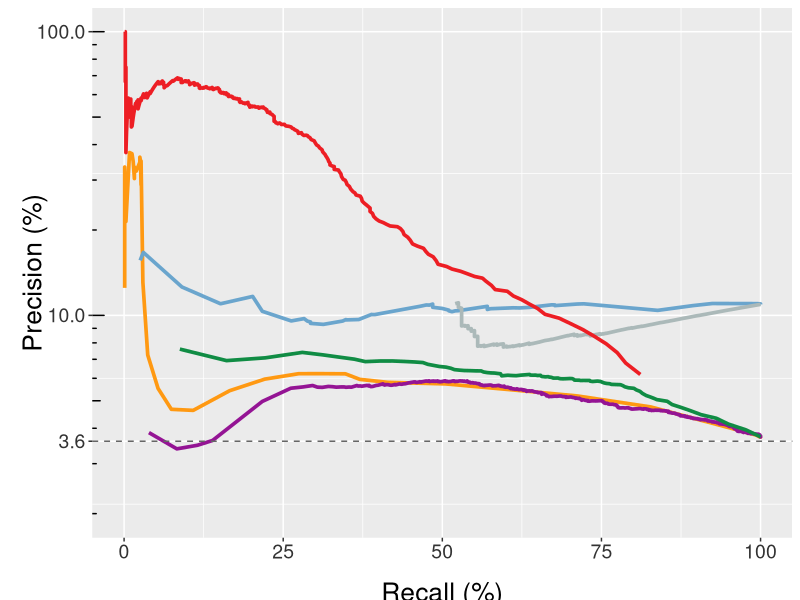
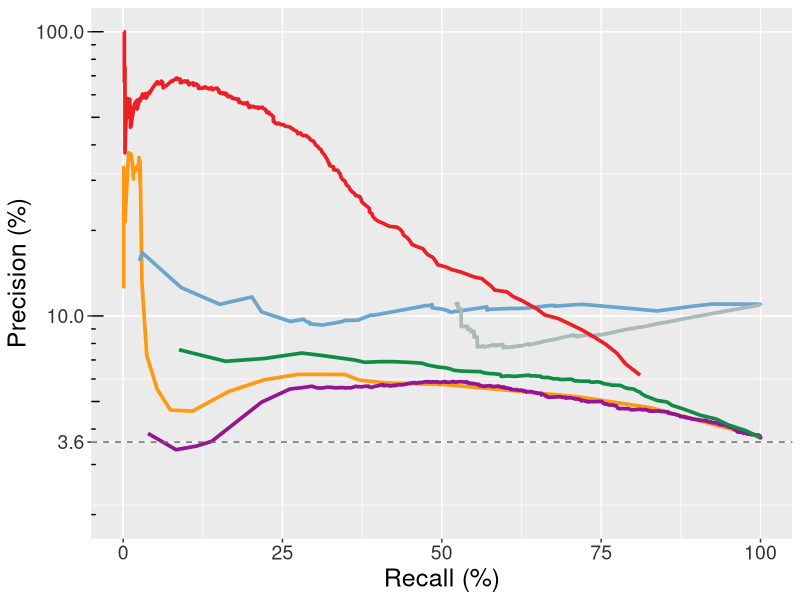
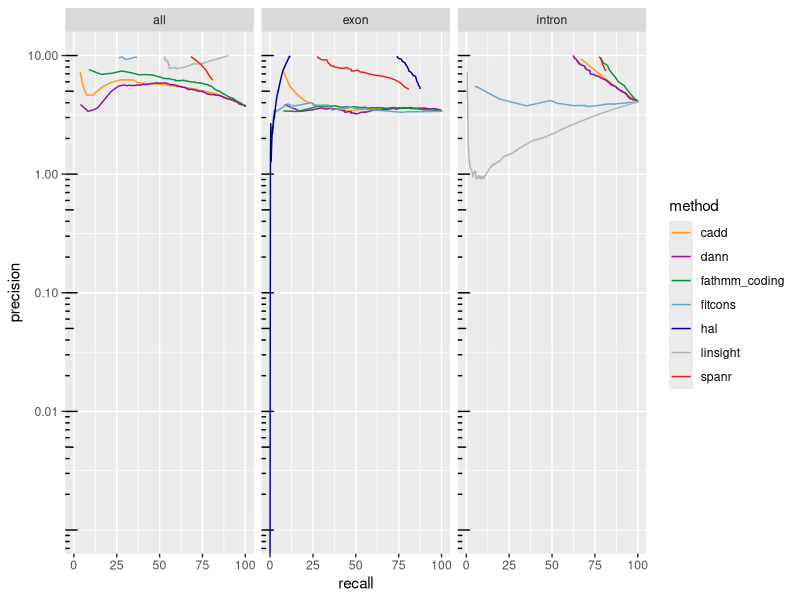
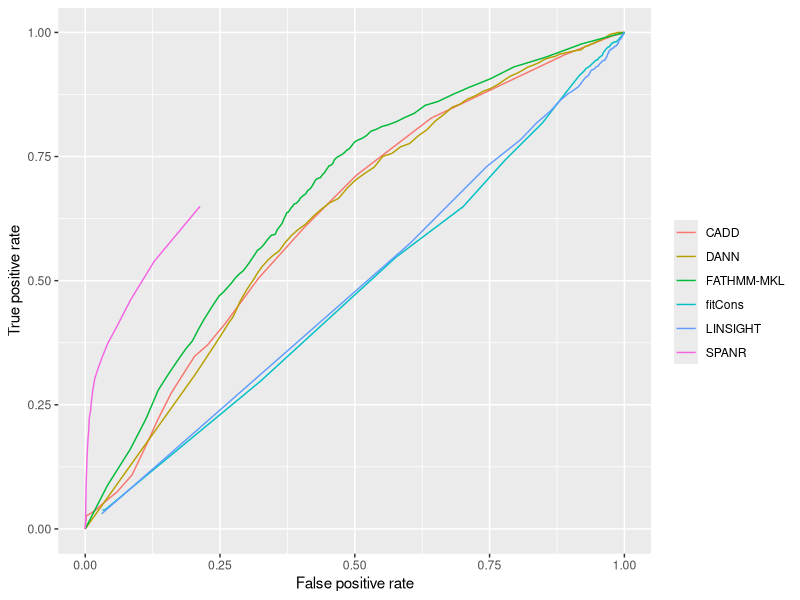
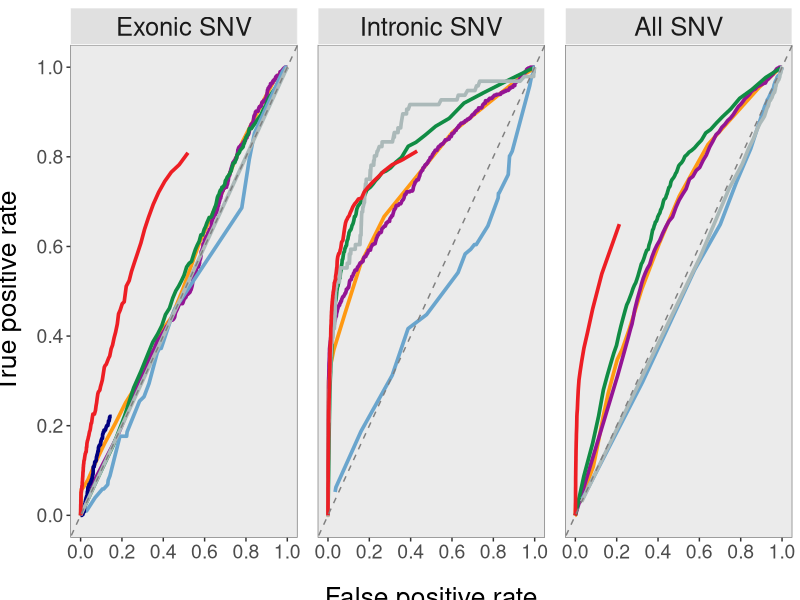
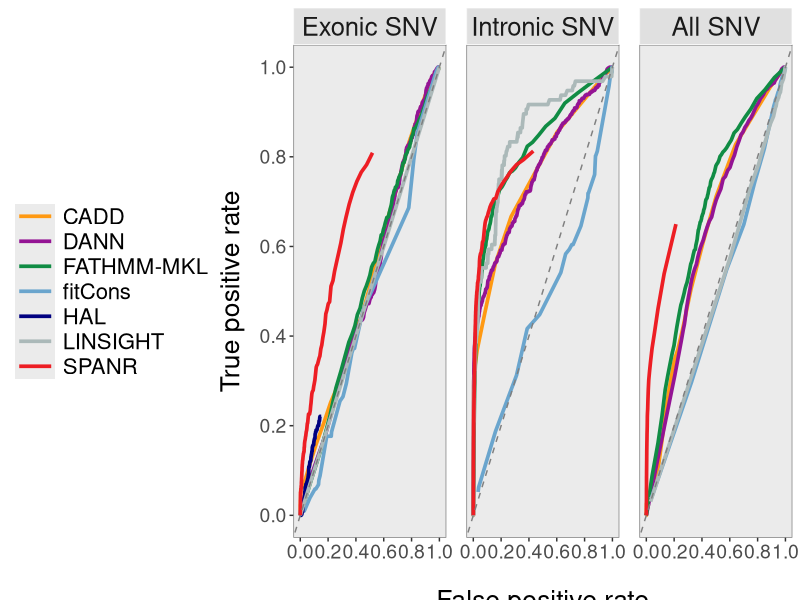
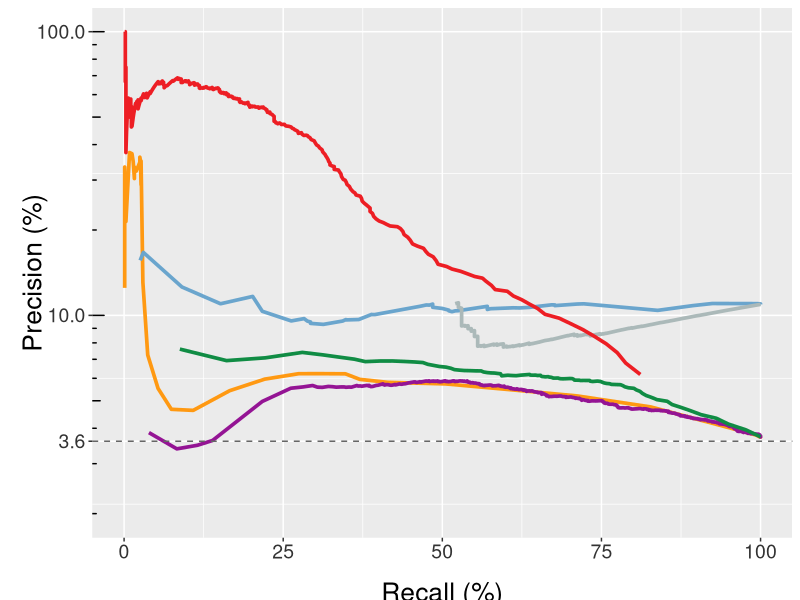
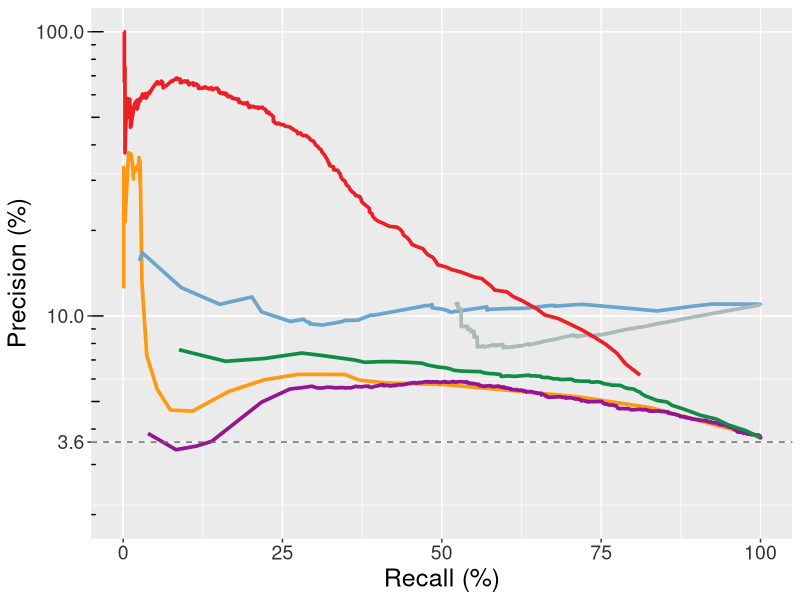

The R source for these figures, in order:
load_pkgs <- function(pkgs){
    new_pkgs <- pkgs[!(pkgs %in% installed.packages()[, 'Package'])]
    if(length(new_pkgs)) install.packages(new_pkgs)
    for(pkg in pkgs){
        suppressWarnings(suppressMessages(library(pkg, character.only = T)))
    }
}

pkgs <- c('dplyr', 'tidyr', 'ggplot2', 'cowplot', 'grid')
load_pkgs(pkgs)

options(stringsAsFactors = F, warn = -1, warnings = -1)

plot_format <- '.png'
plot_format_main <- '.tiff'
hi_res <- 600

color_cadd = '#FF9912'
color_dann = '#941494'
color_fathmm = '#108C44'
color_fitcons = '#6AA5CD'
color_linsight = '#ABB9B9'
color_spanr =  '#ED1E24'
color_hal = '#000080'

###############################################################################
# precision-recall curves
###############################################################################
pr_curve_all <- read.table('../../processed_data/exac/exac_models_pr_curves_all.txt', 
                           sep = '\t', header = T) %>% 
    filter(method != 'hal') %>% # only scores exonic variants
    mutate(type = 'all')

pr_curve_exon <- read.table('../../processed_data/exac/exac_models_pr_curves_exon.txt', 
                            sep = '\t', header = T) %>% 
    mutate(type = 'exon')

pr_curve_intron <- read.table('../../processed_data/exac/exac_models_pr_curves_intron.txt', 
                              sep = '\t', header = T) %>% 
    mutate(type = 'intron')

pr_curve_info <- bind_rows(pr_curve_all, pr_curve_exon) %>% 
    bind_rows(pr_curve_intron)

# all variants
pr_curve_all %>% 
    filter(method != 'fathmm_noncoding') %>% # pick one FATHMM score method
    mutate(method = factor(method, labels = c('CADD', 'DANN', 'FATHMM-MKL', 'fitCons', 
                                              'LINSIGHT', 'SPANR'))) %>% 
    ggplot(aes(recall, precision)) + 
    geom_line(aes(color = method), size = 1.25) + 
    # scale_y_log10() +
    scale_y_log10(breaks = c(3.6, 10, 100), limits = c(2,100)) +
    annotation_logticks(sides = 'l') +
    labs(x = 'Recall (%)', y = 'Precision (%)', color = '') +
    theme(
          # legend.position = c(0.50, 0.80),
          legend.position = 'none',
          legend.key = element_rect(size = 5),
          legend.key.size = unit(0.6, 'lines'),
          legend.key.height = unit(0.2, "inch"),
          legend.key.width = unit(0.3, "inch"),
          legend.text = element_text(size = 14), 
          axis.title.y = element_text(size = 19, vjust = -1.5),
          axis.title.x = element_text(size = 19, vjust = -1.5),
          axis.text = element_text(size = 14, color = 'grey20')) +
    geom_hline(yintercept = 3.6, linetype = 'dashed', color = 'grey40') +
    scale_color_manual(values=c(color_cadd, color_dann, color_fathmm, color_fitcons, color_linsight, color_spanr))

ggsave(paste0('../../figs/exac/exac_fig4E_exac_pr_curves_with_legend', plot_format_main), 
       height = 4, width = 4, units = 'in', dpi = hi_res)

pr_curve_all %>% 
  filter(method != 'fathmm_noncoding') %>% # pick one FATHMM score method
  mutate(method = factor(method, labels = c('CADD', 'DANN', 'FATHMM-MKL', 'fitCons', 
                                            'LINSIGHT', 'SPANR'))) %>% 
  ggplot(aes(recall, precision)) + 
  geom_line(aes(color = method), size = 1.25) + 
  # scale_y_log10() +
  scale_y_log10(breaks = c(3.6, 10, 100), limits = c(2,100)) +
  annotation_logticks(sides = 'l') +
  labs(x = 'Recall (%)', y = 'Precision (%)', color = '') +
  theme(axis.title = element_text(size = 18),
        axis.text = element_text(size = 14, color = 'grey20'), 
        legend.position = 'none') +
  geom_hline(yintercept = 3.6, linetype = 'dashed', color = 'grey40') +
  scale_color_manual(values=c(color_cadd, color_dann, color_fathmm, color_fitcons, color_linsight, color_spanr))

ggsave(paste0('../../figs/exac/exac_fig4E_exac_pr_curves_no_legend', plot_format_main), 
       height = 4, width = 4, units = 'in', dpi = hi_res)

# split by intron/exon
pr_curve_info %>%
  filter(method != 'fathmm_noncoding') %>%# pick one FATHMM score method
    ggplot(aes(recall, precision)) + geom_line(aes(color = method)) +
    scale_y_log10(breaks = c(0.01, 0.1, 1, 10, 100), limits = c(0.001, 10)) + 
    annotation_logticks(sides = 'l') +
    facet_grid(~ type) +
    scale_color_manual(values=c(color_cadd, color_dann, color_fathmm, 
                                color_fitcons, color_hal, color_linsight, color_spanr))

ggsave(paste0('../../figs/exac/exac_fig4E_exac_pr_curves_type', plot_format), 
       height = 4.5, width = 12, units = 'in', dpi = lo_res)

###############################################################################
# ROC curves
###############################################################################
roc_curve_all <- read.table('../../processed_data/exac/exac_models_roc_curves_all.txt', 
                            sep = '\t', header = T) %>% 
    filter(method != 'hal') %>% 
    mutate(type = 'all')

roc_curve_exon <- read.table('../../processed_data/exac/exac_models_roc_curves_exon.txt', 
                             sep = '\t', header = T) %>% 
    mutate(type = 'exon')

roc_curve_intron <- read.table('../../processed_data/exac/exac_models_roc_curves_intron.txt', 
                               sep = '\t', header = T) %>% 
    mutate(type = 'intron')

roc_curve_info_main <- bind_rows(roc_curve_all, roc_curve_exon) %>% 
    bind_rows(roc_curve_intron) %>%
  filter(method != 'fathmm_noncoding') %>%
  mutate(method = factor(method, labels = c('CADD', 'DANN', 'FATHMM-MKL', 'fitCons', 'HAL', 'LINSIGHT', 'SPANR')),
         type = factor(type, levels = c('exon', 'intron', 'all'), labels = c('Exonic SNV', 'Intronic SNV', 'All SNV'))) 
                                                                                     
roc_curve_all %>% 
    filter(method != 'fathmm_noncoding') %>% # pick one FATHMM score method
    mutate(method = factor(method, labels = c('CADD', 'DANN', 'FATHMM-MKL', 'fitCons', 
                                              'LINSIGHT', 'SPANR'))) %>% 
    ggplot(aes(false_positive_rate, true_positive_rate)) + 
    geom_line(aes(color = method)) +
    labs(color = '', x = 'False positive rate', y = 'True positive rate')

# split by intron/exon

ggplot(roc_curve_info_main, aes(false_positive_rate, true_positive_rate)) + 
    geom_line(aes(color = method), size = 1.25) +
    geom_abline(intercept = 0, linetype = 'dashed', color = 'grey50') +
    facet_grid(~type) +
    theme(strip.text = element_text(size = 18.5),
          strip.background = element_rect(fill = "#E0E0E0", color = "white"),
          panel.grid.major = element_blank(),
          panel.grid.minor = element_blank(),
          panel.spacing = unit(1, "lines"),
          panel.border = element_rect(fill = NA, color = "grey50"),
          axis.title.y = element_text(size = 19, vjust = 2.75),
          axis.title.x = element_text(size = 19, vjust = -2.25),
          axis.text.y = element_text(size = 14, color = "grey30"),
          axis.text.x = element_text(size = 14, color = "grey30"),
          legend.position = 'none',
          legend.justification = 'center',
          legend.direction = 'vertical',
          legend.title = element_blank(),
          legend.text = element_text(size = 16),
          legend.key.size = unit(0.5, 'lines'),
          legend.key.height = unit(0.2, "inch"),
          legend.key.width = unit(0.4, "inch")
    ) +
    labs(x = 'False positive rate', y = 'True positive rate') +
    scale_color_manual(values = c(color_cadd, color_dann, color_fathmm, 
                                  color_fitcons, color_hal, color_linsight, color_spanr)) +
    scale_y_continuous(breaks = c(0, 0.2, 0.4, 0.6, 0.8, 1.0)) +
    scale_x_continuous(breaks = c(0, 0.2, 0.4, 0.6, 0.8, 1.0)) +
    guides(colour = guide_legend(override.aes = list(size = 3)))
    

ggsave(paste0('../../figs/exac/exac_fig4E_exac_roc_curves_type_no_legend', plot_format_main), 
       height = 4, width = 10, units = 'in', dpi = hi_res)

ggplot(roc_curve_info_main, aes(false_positive_rate, true_positive_rate)) + 
  geom_line(aes(color = method), size = 1.25) +
  geom_abline(intercept = 0, linetype = 'dashed', color = 'grey50') +
  facet_grid(~type) +
  theme(strip.text = element_text(size = 18.5),
        strip.background = element_rect(fill = "#E0E0E0", color = "white"),
        panel.grid.major = element_blank(),
        panel.grid.minor = element_blank(),
        panel.spacing = unit(1, "lines"),
        panel.border = element_rect(fill = NA, color = "grey50"),
        axis.title.y = element_text(size = 19, vjust = 2.75),
        axis.title.x = element_text(size = 19, vjust = -2.75),
        axis.text.y = element_text(size = 14, color = "grey30"),
        axis.text.x = element_text(size = 14, color = "grey30"),
        legend.position = 'left',
        legend.justification = 'center',
        legend.direction = 'vertical',
        legend.title = element_blank(),
        legend.text = element_text(size = 16),
        legend.key.size = unit(0.5, 'lines'),
        legend.key.height = unit(0.25, "inch"),
        legend.key.width = unit(0.4, "inch")
  ) +
  labs(x = 'False positive rate', y = 'True positive rate') +
  scale_color_manual(values = c(color_cadd, color_dann, color_fathmm, 
                                color_fitcons, color_hal, color_linsight, color_spanr)) +
  scale_y_continuous(breaks = c(0, 0.2, 0.4, 0.6, 0.8, 1.0)) +
  scale_x_continuous(breaks = c(0, 0.2, 0.4, 0.6, 0.8, 1.0)) +
  guides(colour = guide_legend(override.aes = list(size = 3)))


ggsave(paste0('../../figs/exac/exac_fig4E_exac_roc_curves_type_legend', plot_format_main), 
       height = 4, width = 12, units = 'in', dpi = hi_res)
